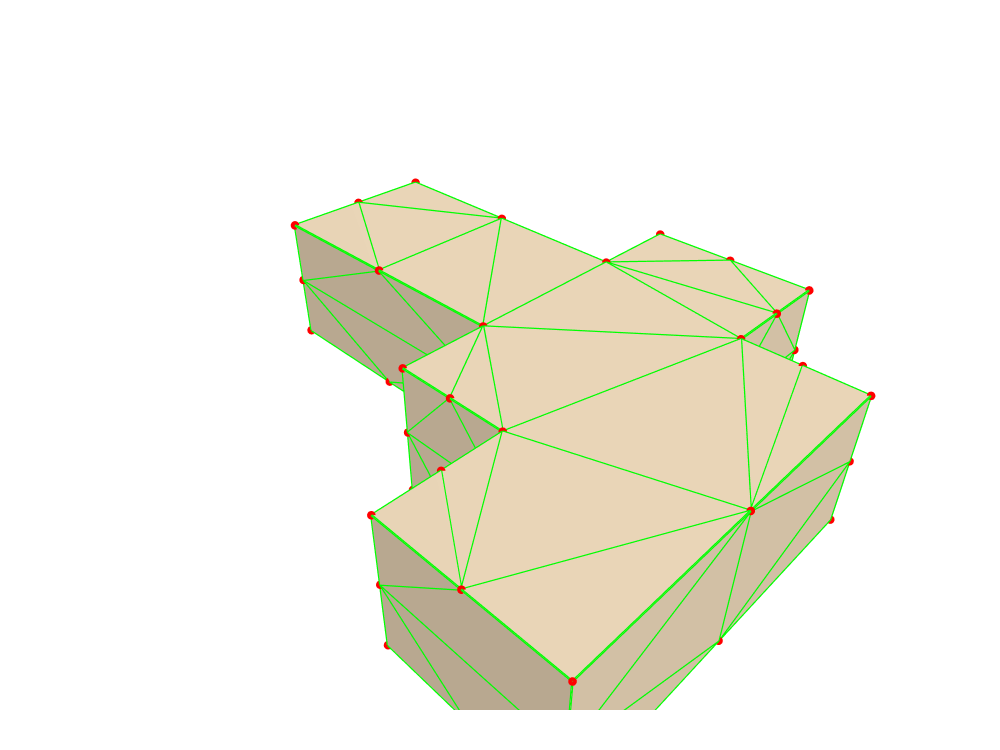

The cell this chart's notebook holds for it:
### Code cell
from topologicpy.Vertex import Vertex
from topologicpy.Edge import Edge
from topologicpy.Cluster import Cluster
from topologicpy.Topology import Topology

# 你的原模型
model_topology = cluster

# -------- internal nodes only --------
# left volume
iv1 = Vertex.ByCoordinates(-4.2,  1.2, 4.2)
iv2 = Vertex.ByCoordinates(-4.2,  1.2, 2.5)
iv3 = Vertex.ByCoordinates(-4.2,  1.2, 0.8)

# center volume
iv4 = Vertex.ByCoordinates( 0.0,  0.5, 4.5)
iv5 = Vertex.ByCoordinates( 0.0,  0.5, 2.6)
iv6 = Vertex.ByCoordinates( 0.0,  0.5, 0.8)

# right volume
iv7 = Vertex.ByCoordinates( 4.2,  0.2, 4.0)
iv8 = Vertex.ByCoordinates( 4.2,  0.2, 2.4)
iv9 = Vertex.ByCoordinates( 4.2,  0.2, 0.8)

internal_nodes = [iv1, iv2, iv3, iv4, iv5, iv6, iv7, iv8, iv9]

# -------- internal edges only --------
internal_links = [
    Edge.ByVertices([iv1, iv2]),
    Edge.ByVertices([iv2, iv3]),

    Edge.ByVertices([iv4, iv5]),
    Edge.ByVertices([iv5, iv6]),

    Edge.ByVertices([iv7, iv8]),
    Edge.ByVertices([iv8, iv9]),

    Edge.ByVertices([iv2, iv5]),
    Edge.ByVertices([iv5, iv8]),

    Edge.ByVertices([iv1, iv4]),
    Edge.ByVertices([iv4, iv7]),

    Edge.ByVertices([iv3, iv6]),
    Edge.ByVertices([iv6, iv9]),
]

# 只组合：模型 + 内部点线
internal_display = Cluster.ByTopologies([model_topology] + internal_links + internal_nodes)

Topology.Show(
    internal_display,
    faceColor=[230,210,180],
    faceOpacity=0.10,
    edgeColor="lime",
    edgeWidth=5,
    vertexColor="red",
    vertexSize=10,
    showVertices=True,
    backgroundColor="white",
    width=1000,
    height=750,
    renderer=renderer
)

### Figure 1 — Plotly figure (JSON) as saved in the notebook; plotly's stock layout.template omitted (floating-point values rounded to 4 significant figures; data arrays with more than 128 entries replaced by an {"elided": "..."} marker saying what was removed)
{"data": [{"customdata": {"elided": "313 str values"}, "hoverinfo": "text", "hovertemplate": {"elided": "313 str values"}, "hovertext": {"elided": "313 str values"}, "legendgroup": "1", "legendrank": 1, "marker": {"color": {"elided": "313 str values"}, "line": {"width": 0}, "opacity": 1, "size": {"elided": "313 int values"}, "sizemode": "diameter", "symbol": "circle"}, "mode": "markers", "name": "1: default (Vertices)", "showlegend": false, "text": {"elided": "313 str values"}, "type": "scatter3d", "x": {"elided": "313 float values"}, "y": {"elided": "313 float values"}, "z": {"elided": "313 float values"}}, {"hoverinfo": "text", "legendgroup": "2", "legendrank": 2, "line": {"color": "lime", "dash": "solid", "width": 5}, "marker": {"size": 0}, "mode": "lines", "name": "1: default (Edges)", "showlegend": false, "text": "", "type": "scatter3d", "x": {"elided": "948 float values"}, "y": {"elided": "948 float values"}, "z": {"elided": "948 float values"}}, {"cmax": 1, "cmin": 0, "color": "#E6D2B4", "colorscale": [[0, "#440154"], [0.1111, "#482878"], [0.2222, "#3e4989"], [0.3333, "#31688e"], [0.4444, "#26828e"], [0.5556, "#1f9e89"], [0.6667, "#35b779"], [0.7778, "#6ece58"], [0.8889, "#b5de2b"], [1, "#fde725"]], "flatshading": true, "hoverinfo": "text", "hovertext": "", "i": [0, 2, 0, 5, 5, 0, 5, 5, 8, 5, 9, 5, 11, 11, 15, 11, 15, 17, 18, 18, 21, 20, 23, 25, 23, 23, 28, 23, 28, 30, 31, 31, 34, 33, 36, 38, 36, 36, 18, 19, 18, 18, 41, 41, 43, 41, 44, 41, 28, 28, 41, 28, 41, 42, 51, 51, 31, 51, 31, 32, 17, 15, 15, 16, 47, 47, 48, 48, 20, 49, 17, 20, 19, 32, 39, 39, 32, 43, 30, 46, 8, 17, 52, 17, 10, 0, 13, 4, 21, 50, 16, 21, 22, 35, 40, 40, 35, 44, 29, 48, 9, 16, 55, 16, 12, 1, 14, 3], "j": [1, 1, 2, 0, 7, 5, 6, 9, 10, 8, 11, 11, 10, 14, 11, 15, 16, 15, 19, 21, 18, 23, 24, 23, 25, 27, 23, 28, 29, 28, 32, 34, 31, 36, 37, 36, 38, 40, 36, 18, 22, 40, 42, 44, 46, 43, 47, 47, 30, 50, 28, 41, 45, 41, 52, 54, 51, 31, 35, 31, 52, 17, 51, 15, 46, 4, 47, 2, 26, 30, 30, 30, 39, 20, 33, 38, 30, 42, 17, 43, 6, 0, 17, 32, 8, 17, 8, 43, 24, 3, 35, 27, 21, 40, 35, 34, 21, 50, 3, 3, 1, 3, 54, 54, 14, 14, 1, 50], "k": [2, 3, 4, 6, 1, 1, 8, 7, 11, 11, 12, 9, 13, 12, 13, 14, 14, 13, 20, 22, 20, 21, 21, 20, 26, 24, 26, 27, 27, 26, 33, 35, 33, 34, 34, 33, 39, 37, 39, 39, 40, 36, 43, 45, 47, 47, 48, 44, 49, 29, 49, 50, 50, 49, 53, 55, 53, 54, 54, 53, 51, 51, 55, 55, 4, 2, 2, 3, 25, 4, 32, 26, 20, 39, 32, 33, 20, 49, 4, 4, 0, 4, 53, 53, 13, 13, 0, 49, 27, 29, 29, 29, 40, 21, 34, 37, 29, 45, 16, 44, 7, 1, 16, 35, 9, 16, 9, 44], "legendgroup": "3", "legendrank": 3, "lighting": {"facenormalsepsilon": 0}, "name": "1: default (Faces)", "opacity": 1, "showlegend": false, "showscale": false, "text": "", "type": "mesh3d", "x": [53.25, 53.25, 53.25, 53.25, 53.25, 53.25, 53.25, 53.25, 22.97, 22.97, -7.315, -7.315, -7.315, -7.315, -7.315, -7.315, -7.315, -7.315, -82.11, -82.11, -19.59, -19.59, -82.11, 42.93, 42.93, 42.93, 42.93, 42.93, 42.93, 42.93, 42.93, -39.56, -39.56, -60.83, -60.83, -39.56, -82.11, -82.11, -82.11, -82.11, -82.11, 85.49, 85.49, 85.49, 85.49, 85.49, 85.49, 85.49, 85.49, 64.21, 64.21, -39.56, -39.56, -39.56, -39.56, -39.56], "y": [57.62, 57.62, 5.435, 5.435, 5.435, 109.8, 109.8, 109.8, 109.8, 109.8, 109.8, 109.8, 109.8, 57.62, 57.62, 5.435, 5.435, 5.435, -95.73, -95.73, -95.73, -95.73, -95.73, -95.73, -95.73, -95.73, -75.43, -75.43, -55.13, -55.13, -55.13, -35.17, -35.17, -35.17, -35.17, -35.17, -35.17, -35.17, -35.17, -65.45, -65.45, -55.13, -55.13, -24.85, -24.85, -55.13, 5.435, 5.435, 5.435, -55.13, -55.13, 5.435, 5.435, -14.87, -14.87, 5.435], "z": [0, 47.59, 23.79, 47.59, 0, 23.79, 0, 47.59, 0, 47.59, 0, 23.79, 47.59, 0, 47.59, 23.79, 47.59, 0, 23.79, 0, 0, 47.59, 47.59, 23.79, 47.59, 0, 0, 47.59, 23.79, 47.59, 0, 23.79, 0, 0, 47.59, 47.59, 23.79, 47.59, 0, 0, 47.59, 23.79, 0, 0, 47.59, 47.59, 0, 23.79, 47.59, 0, 47.59, 23.79, 0, 0, 47.59, 47.59]}], "layout": {"autosize": true, "height": 750, "margin": {"b": 40, "l": 40, "r": 40, "t": 40}, "paper_bgcolor": "#FFFFFF", "plot_bgcolor": "#FFFFFF", "scene": {"aspectmode": "data", "camera": {"center": {"x": 0, "y": 0, "z": 0}, "eye": {"x": -1.25, "y": -1.25, "z": 1.25}, "projection": {"type": "perspective"}, "up": {"x": 0, "y": 0, "z": 1}}, "xaxis": {"visible": false}, "yaxis": {"visible": false}, "zaxis": {"visible": false}}, "showlegend": true, "width": 1000, "xaxis": {"showgrid": false, "visible": false, "zeroline": false}, "yaxis": {"showgrid": false, "visible": false, "zeroline": false}}}
